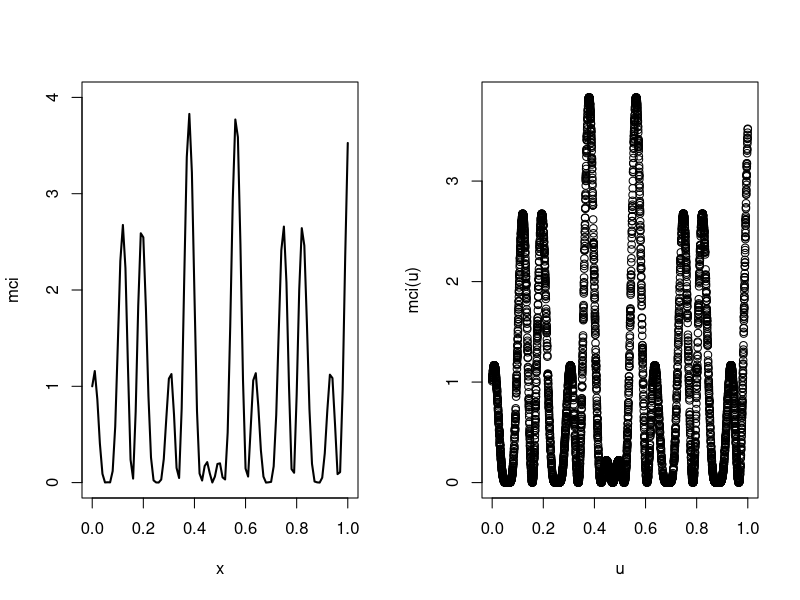
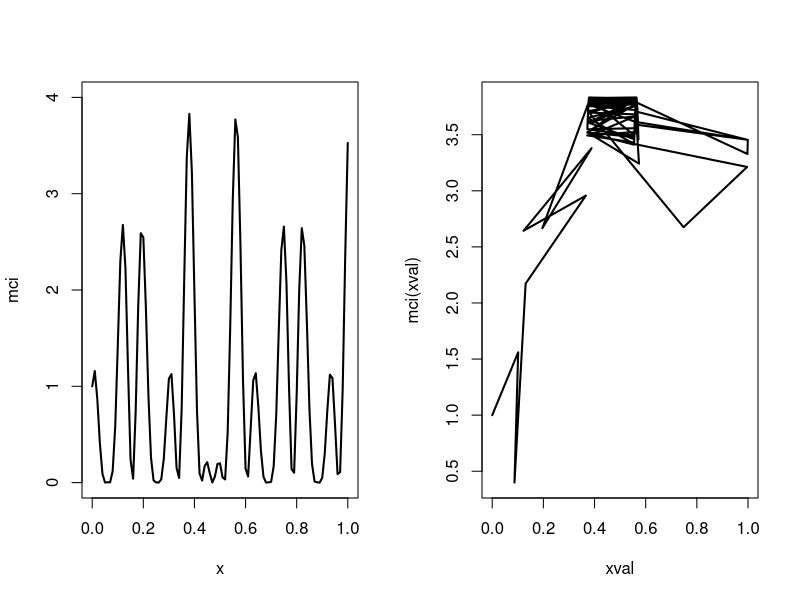
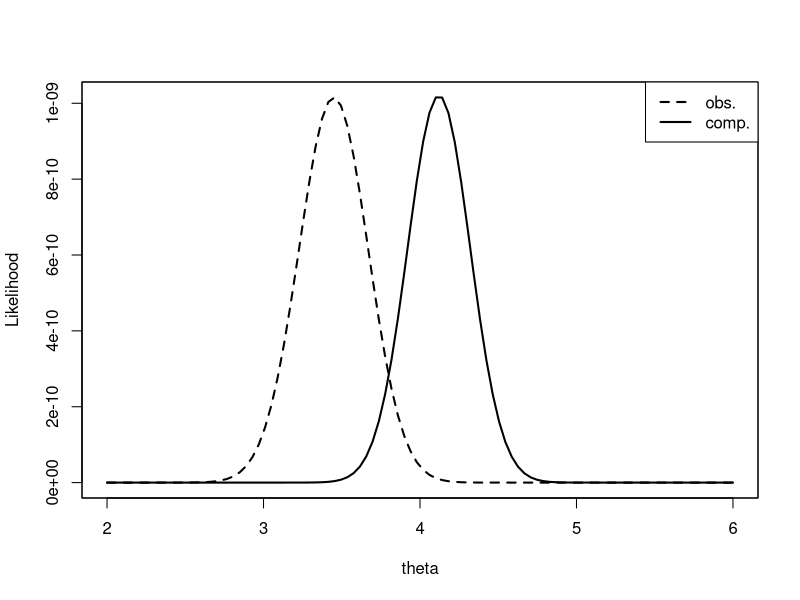
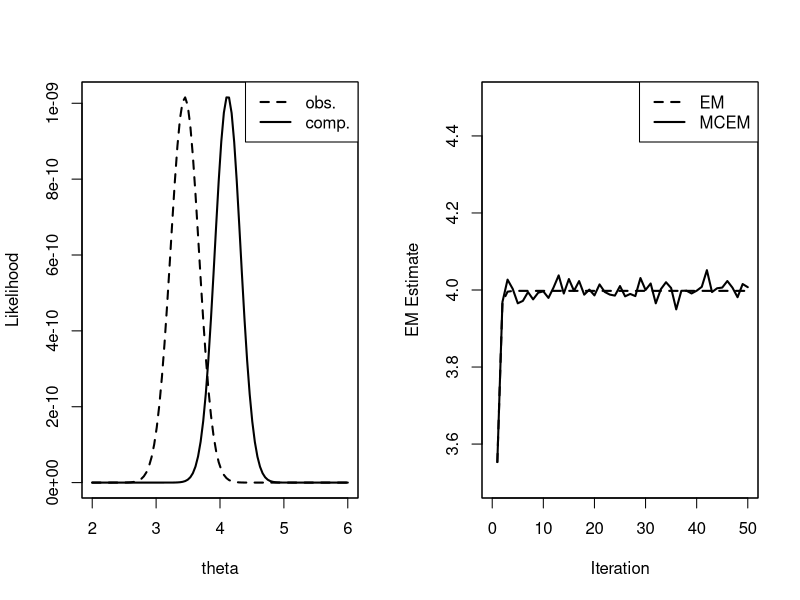
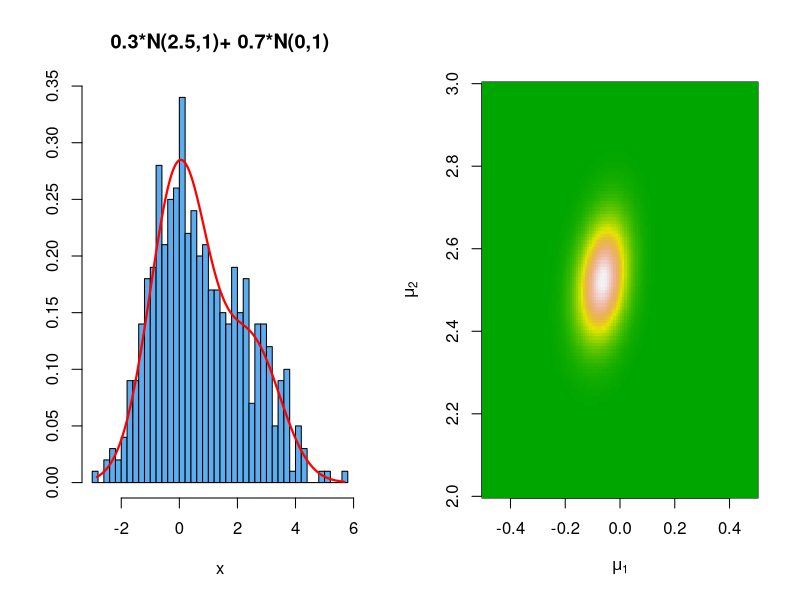
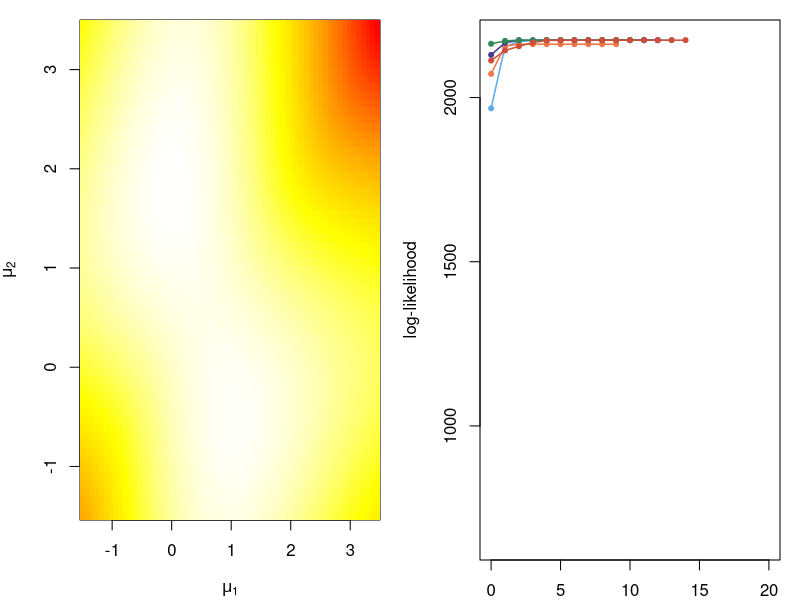

Write R code to recreate these figures, in order.
############################################
###### chp5: Monte Carlo Optimization ######
############################################

############################################
#### EX 5.2: 1st Monte Carlo Maximization
set.seed(1)

par(mfrow=c(1,2))

## The function to be optimized
mci <- function(x){(cos(50*x)+sin(20*x))^2}
plot(mci, xlim=c(0,1),ylim=c(0,4),lwd=2)
optimize(mci, c(0, 1), tol = 0.0001, maximum=T) # 3.832543

## The monte carlo maximum
nsim<-5000
u<-runif(nsim)
max(mci(u))
plot(u,mci(u))
par(mfrow=c(1,1))

############################################
#### EX 5.5: simulated annealing of Ex 5.2
set.seed(2)

par(mfrow=c(1,2))

## The function to be optimized
mci <- function(x){(cos(50*x)+sin(20*x))^2}
plot(mci, xlim=c(0,1),ylim=c(0,4),lwd=2)
# optimize(mci, c(0, 1), tol = 0.0001, maximum=TRUE)


## Simulated annealing
nsim <- 2500
u <- runif(nsim)
xval <- array(0,c(nsim,1))
r <- .5
for(i in 2:nsim){
  test <- runif(1, min=max(xval[i-1]-r,0),max=min(xval[i-1]+r,1))
  delta <- mci(test)-mci(xval[i-1])
  
  ## T_i = 1/log(i)
  rho <- min(exp(delta*log(i)/1),1)
  xval[i] <- test*(u[i]<rho)+xval[i-1]*(u[i]>rho)
}

mci(xval[nsim])
plot(xval,mci(xval),type="l",lwd=2)
par(mfrow=c(1,1))

############################################
#### EX 5.14: censored data likelihood

## This shows complete data and censored data likelihood for normal
## generate data - x is complete, y is incomplete

n<-25
a<-4.5
theta0<-4

## data generated from normal(4,1)
xdata<-c(4.238536, 6.078472, 2.917910, 5.607990,
         6.117035, 3.509471, 4.082299, 4.097428,
         2.964908, 3.010554, 2.943618, 2.913119,
         5.867795, 5.561251, 4.075173, 4.554778,
         2.214987, 4.096038, 3.776454, 5.273564,
         4.061973, 3.996325, 3.530475, 3.552799, 3.978461)
ydata<- sort(xdata*(xdata<a)+a*(xdata>a))
m<- sum(xdata<a)
theta <- seq(theta0-2,theta0+2,length=100)

## complete data
cdlike<-function(x,mu.val=0,sd.val=1)prod(dnorm(x,mu.val,1))
cdlike.vec <- NULL
for (i in 1:length(theta)) cdlike.vec[i] <- cdlike(xdata,theta[i],sd=1)

## observed data
obslike<-function(x,mu.val=0,sd.val=1)prod(dnorm(ydata[1:m],mu.val,1))*
  prod(pnorm( ydata[(m+1):n],mu.val,1))
obslike.vec<-NULL
for (i in 1:length(theta)) obslike.vec[i] <- obslike(xdata,theta[i],sd=1)

plot(theta,obslike.vec,type="l",lwd=2,lty=2,ylab="Likelihood")
par(new=T)
plot(theta,cdlike.vec,type="l",xlab="",ylab="",xaxt="n",yaxt="n",lwd=2)
legend('topright', legend = c('obs.', 'comp.'),
       lwd = 2, lty = 2:1)

############################################
#### EX 5.17: EM for censored data (Ex 5.14)
set.seed(3)

par(mfrow=c(1,2))

## likelihood: complete & obs.
plot(theta,obslike.vec,type="l",lwd=2,lty=2,ylab="Likelihood")
par(new=T)
plot(theta,cdlike.vec,type="l",xlab="",ylab="",xaxt="n",yaxt="n",lwd=2)
legend('topright', legend = c('obs.', 'comp.'),
       lwd = 2, lty = 2:1)


## EM
nt<-50
m<- sum(xdata<a)
temp<-xdata*(xdata<a)
temp<-temp[temp!=0]
xbar<-mean(temp)
that<-array(xbar,dim=c(nt,1))
for (j in 2:nt)  {
  that[j] <-(m/n)*xbar+(1-m/n)*
    (that[j-1]+dnorm(a-that[j-1])/(1-pnorm(a-that[j-1])))
}


## now do MCEM, z=missing data, nz=size of MC sample
tmc<-array(xbar,dim=c(nt,1))
nz<-50

for (j in 2:nt)  {
  z<-array(a-1,dim=c(nz,1));
  for (k in 1:nz){while(z[k] <a) z[k] <- rnorm(1,mean=tmc[j-1],sd=1)}
  zbar<-mean(z)
  tmc[j] <-(m/n)*xbar+(1-m/n)*zbar
}

plot(that,type="l",xlim=c(0,nt),ylim=c(3.5,4.5),lwd=2,
     xlab="Iteration",ylab="EM Estimate",lty=2)
par(new=T)
plot(tmc,type="l",xlim=c(0,nt),ylim=c(3.5,4.5),xlab="",
     ylab="",xaxt="n",yaxt="n",lwd=2,lty=1)
legend('topright', legend = c('EM', 'MCEM'),
       lwd = 2, lty = 2:1)

############################################
#### EX 5.19: EM for mean mixtures
#### of normal distributions
set.seed(4)


# Production of the likelihood surface of a
# normal mean mixture
sampl <- rnorm(500)+(runif(500)<.3)*2.5
par(mfrow=c(1,2))
hist(sampl,nclass=50,xlab="x",ylab="",col="steelblue2",
     main="0.3*N(2.5,1)+ 0.7*N(0,1)",proba=T)
xz <- seq(min(sampl),max(sampl),(max(sampl)-min(sampl))/1000)
lines(xz,(.3*exp(-.5*(xz-2.5)^2)+.7*exp(-.5*xz^2))/sqrt(2*pi),
      col="red",lwd=2.2)

mu1 <- seq(-0.5,0.5,.008)
mu2 <- seq(2.0,3.0,.008)
mo1 <- mu1 %*% t(mu2/mu2)
mo2 <- (mu2/mu2) %*% t(mu2)
ca1 <- -0.5*mo1*mo1
ca2 <- -0.5*mo2*mo2
like <- 0*mo1
for (i in 1:500)
  like <- like+log(0.7*exp(ca1+sampl[i]*mo1)+0.3*exp(ca2+sampl[i]*mo2))
like <- like+.1*(ca1+ca2)
like <- like-min(like)
like <- exp(like)
image(mu1,mu2,like,xlab=expression(mu[1]),ylab=expression(mu[2]),
      col = terrain.colors(100))




sampl <- rnorm(500)+(runif(500)<.3)*1.8
mu1 <- seq(-1.5,3.5,.08)
mu2 <- seq(-1.5,3.5,.08)
mo1 <- mu1%*%t(mu2/mu2)
mo2 <- (mu2/mu2)%*%t(mu2)
ca1 <- -0.5*mo1*mo1
ca2 <- -0.5*mo2*mo2
like <- 0*mo1
for (i in 1:500){
  like <- like+log(0.7*exp(ca1+sampl[i]*mo1)+0.3*exp(ca2+sampl[i]*mo2))
}
like <- like+.1*(ca1+ca2)
like <- like-min(like)


par(mar=c(4,4,1,1))
xsur <- dev.cur()
image(mu1,mu2,like,xlab=expression(mu[1]),
      ylab=expression(mu[2]),col=heat.colors(250))
## Function delay, to check points
delay <- function(n){
  for (j in 1:(n*1000)) x <- log(4)^3
}
#
muz <- matrix(0,ncol=2,nrow=100)
# Em can start from any
# possible starting point
# but the cost is a dependence on this starting point!

par(mar=c(2,4,1,1))
xlik <- dev.cur()
plot(0,0,xlab="t",ylab="log-likelihood",xlim=c(0,20),
     ylim=c(0.3*max(like),max(like)),col="white")
khol <- c("steelblue2","sienna2","slateblue4","seagreen4","tomato3")
for (i in 1:5){
  gu1 <- mean(sampl)+1.5*rnorm(1)
  gu2 <- mean(sampl)+1.5*rnorm(1)
  muz[1,] <- (c(gu1,gu2))
  for (t in 2:100){
    
    # Allocation probabilities and averages
    probs <- 1/(1+.3*sqrt(exp(2*sampl*(gu2-gu1)-gu2^2+gu1^2))/.7)
    zeds <- probs # since zeds in (0,1)
    # EM step
    gu1 <- sum(zeds*sampl)/sum(zeds)
    gu2 <- sum((1-zeds)*sampl)/sum(1-zeds)
    muz[t,] <- (c(gu1,gu2))
    # Re-Ordering, if necessary!
    #  if (gu1>gu2){
    #  muz[t,]_(c(gu2,gu1))
    #  gu2_gu1
    #  gu1_muz[t,1]
    #  }
  }
  # Plot of the EM moves
  #
  t <- 1
  dev.set(xlik)
  locx <- max(1,min(length(mu1),round(length(mu1)*(muz[t,1]-min(mu1))/(max(mu1)-min(mu1)))))
  locy <- max(1,min(length(mu2),round(length(mu2)*(muz[t,2]-min(mu2))/(max(mu2)-min(mu2)))))
  points(0,like[locx,locy],col=khol[i],pch=20)
  for (t in 2:100){
    dev.set(xsur)
    points(muz[t-1,1],muz[t-1,2],col=khol[i],pch=20)
    delay(30)
    lines(c(muz[t-1,1],muz[t,1]),c(muz[t-1,2],muz[t,2]),col=khol[i])
    points(muz[t,1],muz[t,2],col=khol[i],pch=20)
    delay(30)
    dev.set(xlik)
    lonx <- max(1,min(length(mu1),round(length(mu1)*(muz[t,1]-min(mu1))/(max(mu1)-min(mu1)))))
    lony <- max(1,min(length(mu2),round(length(mu2)*(muz[t,2]-min(mu2))/(max(mu2)-min(mu2)))))
    lines(c(t-2,t-1),c(like[locx,locy],like[lonx,lony]),col=khol[i],lwd=1.5)
    points((t-1),like[lonx,lony],col=khol[i],pch=20)
    locx <- lonx
    locy <- lony
    if ((abs(muz[t-1,1]-muz[t,1])<.0001)&&(abs(muz[t-1,2]-muz[t,2])<.0001)) 
      break
  }
}
delay(50)
dev.set(xsur)
contour(mu1,mu2,like,levels=seq(min(like),max(like),10),add=T)








